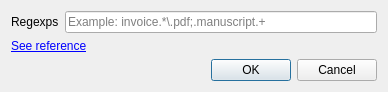
<?xml version="1.0" encoding="UTF-8"?>
<ui version="4.0">
 <class>RegexpFilterEditor</class>
 <widget class="QDialog" name="RegexpFilterEditor">
  <property name="windowModality">
   <enum>Qt::ApplicationModal</enum>
  </property>
  <property name="geometry">
   <rect>
    <x>0</x>
    <y>0</y>
    <width>388</width>
    <height>88</height>
   </rect>
  </property>
  <property name="contextMenuPolicy">
   <enum>Qt::ActionsContextMenu</enum>
  </property>
  <property name="windowTitle">
   <string>Edit regexp</string>
  </property>
  <layout class="QVBoxLayout" name="verticalLayout">
   <item>
    <layout class="QHBoxLayout" name="horizontalLayout">
     <item>
      <widget class="QLabel" name="label_4">
       <property name="text">
        <string>Regexps</string>
       </property>
      </widget>
     </item>
     <item>
      <widget class="QLineEdit" name="lineEdit">
       <property name="placeholderText">
        <string>Example: invoice.*\.pdf;.manuscript.+</string>
       </property>
      </widget>
     </item>
    </layout>
   </item>
   <item>
    <widget class="QLabel" name="label">
     <property name="text">
      <string>&lt;html&gt;&lt;head/&gt;&lt;body&gt;&lt;p&gt;&lt;a href=&quot;http://www.cplusplus.com/reference/regex/ECMAScript/&quot;&gt;&lt;span style=&quot; text-decoration: underline; color:#0000ff;&quot;&gt;See reference&lt;/span&gt;&lt;/a&gt;&lt;/p&gt;&lt;/body&gt;&lt;/html&gt;</string>
     </property>
     <property name="openExternalLinks">
      <bool>true</bool>
     </property>
    </widget>
   </item>
   <item>
    <widget class="QDialogButtonBox" name="buttonBox">
     <property name="orientation">
      <enum>Qt::Horizontal</enum>
     </property>
     <property name="standardButtons">
      <set>QDialogButtonBox::Cancel|QDialogButtonBox::Ok</set>
     </property>
     <property name="centerButtons">
      <bool>false</bool>
     </property>
    </widget>
   </item>
  </layout>
 </widget>
 <resources/>
 <connections>
  <connection>
   <sender>buttonBox</sender>
   <signal>accepted()</signal>
   <receiver>RegexpFilterEditor</receiver>
   <slot>accept()</slot>
   <hints>
    <hint type="sourcelabel">
     <x>82</x>
     <y>78</y>
    </hint>
    <hint type="destinationlabel">
     <x>50</x>
     <y>66</y>
    </hint>
   </hints>
  </connection>
  <connection>
   <sender>buttonBox</sender>
   <signal>rejected()</signal>
   <receiver>RegexpFilterEditor</receiver>
   <slot>reject()</slot>
   <hints>
    <hint type="sourcelabel">
     <x>160</x>
     <y>78</y>
    </hint>
    <hint type="destinationlabel">
     <x>144</x>
     <y>66</y>
    </hint>
   </hints>
  </connection>
  <connection>
   <sender>lineEdit</sender>
   <signal>textChanged(QString)</signal>
   <receiver>RegexpFilterEditor</receiver>
   <slot>ValidateForm()</slot>
   <hints>
    <hint type="sourcelabel">
     <x>133</x>
     <y>22</y>
    </hint>
    <hint type="destinationlabel">
     <x>172</x>
     <y>34</y>
    </hint>
   </hints>
  </connection>
 </connections>
 <slots>
  <slot>ValidateForm()</slot>
 </slots>
</ui>
